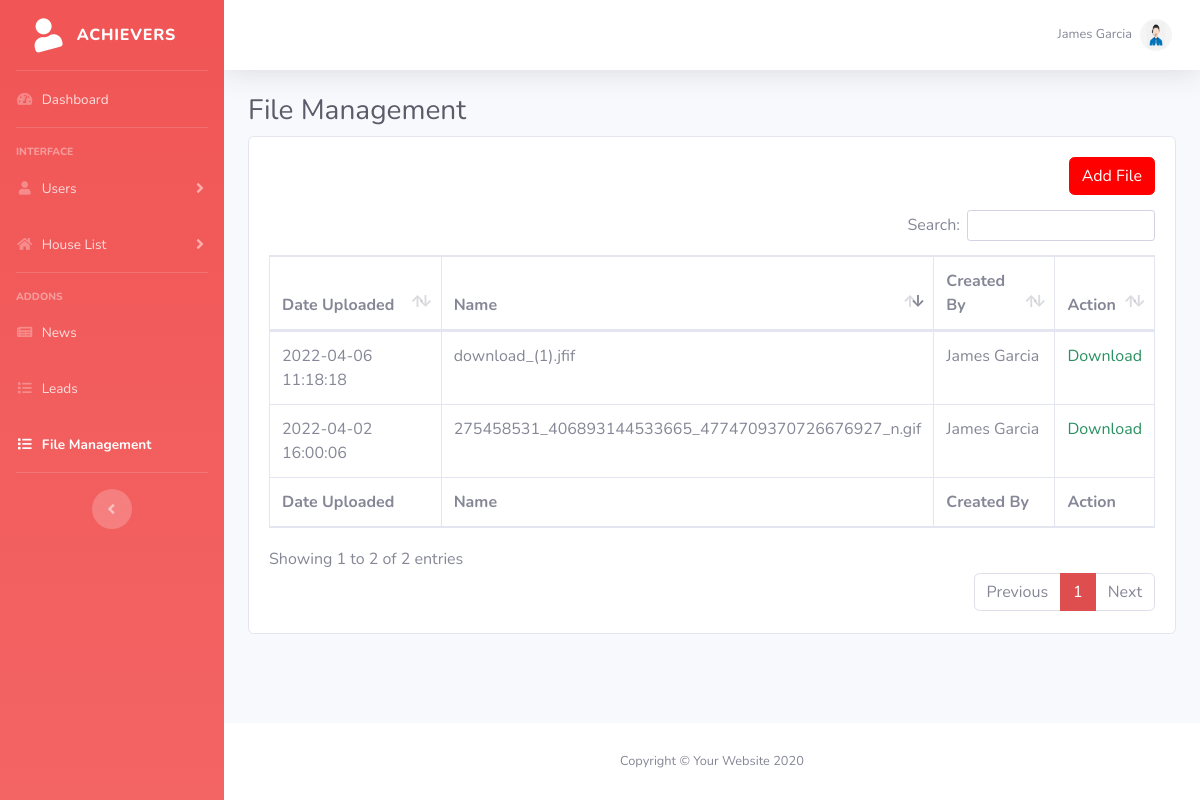
The page /index.php/admin/file_management (signed in) on the database its author committed.
### tables this page shows
CREATE TABLE `file_management` (
  `id` int(10) NOT NULL,
  `user_id` int(11) NOT NULL,
  `file_name` longtext NOT NULL,
  `orig_name` longtext NOT NULL,
  `date_added` datetime NOT NULL,
  `date_updated` datetime NOT NULL
);

### application/controllers/Admin.php (called while the page is built, shortened)
<?php
class Admin extends CI_Controller {
	public function __construct(){
		$this->load->model('file');
	}
	public function file_management(){
		$data = array(
				'title'	=> 'Admin | '.myadmintitle(),
				'page'	=> 'file_management',
		);
		$this->load->view('admin/global/header',$data);
		$this->load->view('admin/global/nav',$data);
		$this->load->view('admin/file_management',$data);
		$this->load->view('admin/global/footer',$data);
	}
}

### index.php (called while the page is built, shortened)
<?php
require_once BASEPATH.'core/CodeIgniter.php';

### application/helpers/admin_helper.php (called while the page is built, shortened)
<?php
if(!function_exists('mysession_admin')){
	function mysession_admin(){
		$CI =& get_instance();
		return $CI->session->userdata('admin');
	}
}
if(!function_exists('get_admin_data_field')){
	function get_admin_data_field($field){
		$CI =& get_instance();
		$CI->db->select('*');
		$CI->db->from('admin');
		$CI->db->where(array('admin_id'=>mysession_admin()));
		$query = $CI->db->get()->result_array();
		$query = current($query);
		return $query[$field];
	}
}

### application/helpers/global_helper.php (called while the page is built, shortened)
<?php
if(!function_exists('get_all_file_management')){
	function get_all_file_management()
	{
		$CI =& get_instance();
		$CI->db->select('file_management.*,admin.fname,admin.lname');
		$CI->db->from('file_management');
		$CI->db->join('admin', 'file_management.user_id = admin.admin_id', 'inner');
		$result = $CI->db->get()->result_array();
		return $result;
	}
}

### application/views/admin/file_management.php (the view, shortened to what this page needs)
<div class="container-fluid">
          <h1 class="h3 mb-2 text-gray-800">File Management</h1>
          <div class="card">
          	<div class="card-body">
              <div class="buttonrightdiv">
                <button type="button" class="btn btn-primary" data-toggle="modal" data-target="#add_file">Add File</button>
              </div>
          		<div class="table-responsive">
                <table class="table table-bordered" id="table_id" width="100%" cellspacing="0">
                  <thead>
                    <tr>
                      <th>Date Uploaded</th>
                      <th>Name</th>
                      <th>Created By</th>
                      <th>Action</th>
                    </tr>
                  </thead>
                  <tfoot>
                    <tr>
                      <th>Date Uploaded</th>
                      <th>Name</th>
                      <th>Created By</th>
                      <th>Action</th>
                    </tr>
                  </tfoot>
                  <tbody>
                    <?php
                    foreach(get_all_file_management() as $key => $value){
                    ?>
                    <tr>
                      <td><?php echo $value['date_added'] ?></td>
                      <td><?php echo $value['orig_name'] ?></td>
                      <td><?php echo $value['fname'].' '.$value['lname'] ?></td>
                      <td><a href="<?=base_url()?>file_management/<?=$value['file_name']?>" download>Download</a></td>
                    </tr>
                    <?php
                  }
                    ?>
                </tbody>
            </table>
          </div>
        </div>
      </div>
</div>

### application/views/admin/global/nav.php (shortened to what this page needs)
<body id="page-top">
  <div id="wrapper">
    <ul class="navbar-nav bg-gradient-primary sidebar sidebar-dark accordion" id="accordionSidebar">
      <a class="sidebar-brand d-flex align-items-center justify-content-center" href="<?=base_url()?>admin">
        <div class="sidebar-brand-icon rotate-n-15">
          <i class="fas fa-user"></i>
        </div>
        <div class="sidebar-brand-text mx-3">Achievers </div>
      </a>
      <hr class="sidebar-divider my-0">
      <li class="nav-item <?=($page =='dashboard')?'active':''?>">
        <a class="nav-link" href="<?=base_url()?>admin">
          <i class="fas fa-fw fa-tachometer-alt"></i>
          <span>Dashboard</span></a>
      </li>
      <hr class="sidebar-divider">
      <div class="sidebar-heading">
        Interface
      </div>
      <li class="nav-item <?=($page == 'users' || $page == 'agents')?'active':'';?>">
        <a class="nav-link collapsed" href="#" data-toggle="collapse" data-target="#collapseTwo" aria-expanded="true" aria-controls="collapseTwo">
          <i class="fas fa-fw fa-user"></i>
          <span>Users</span>
        </a>
      </li>
      <li class="nav-item <?=($page=='addhouse' || $page == 'houselist' || $page=='subdivision' || $page=='sellhouse')?'active':'';?>">
        <a class="nav-link collapsed" href="#" data-toggle="collapse" data-target="#collapseUtilities" aria-expanded="true" aria-controls="collapseUtilities">
          <i class="fas fa-fw fa-home"></i>
          <span>House List</span>
        </a>
      </li>
      <hr class="sidebar-divider">
      <div class="sidebar-heading">
        Addons
      </div>
      <li class="nav-item <?=($page =='news')?'active':''?>">
        <a class="nav-link" href="<?=base_url()?>admin/news">
          <i class="fas fa-fw fa-newspaper"></i>
          <span>News</span></a>
      </li>
      <li class="nav-item <?=($page =='leads')?'active':''?>">
        <a class="nav-link" href="<?=base_url()?>admin/leads">
          <i class="fas fa-fw fa-list"></i>
          <span>Leads</span></a>
      </li>
      <li class="nav-item <?=($page =='file_management')?'active':''?>">
        <a class="nav-link" href="<?=base_url()?>admin/file_management">
          <i class="fas fa-fw fa-list"></i>
          <span>File Management</span></a>
      </li>
      <hr class="sidebar-divider d-none d-md-block">
      <div class="text-center d-none d-md-inline">
        <button class="rounded-circle border-0" id="sidebarToggle"></button>
      </div>
    </ul>
    <div id="content-wrapper" class="d-flex flex-column">
      <div id="content">
        <nav class="navbar navbar-expand navbar-light bg-white topbar mb-4 static-top shadow">
          <ul class="navbar-nav ml-auto">
            <li class="nav-item dropdown no-arrow">
              <a class="nav-link dropdown-toggle" href="#" id="userDropdown" role="button" data-toggle="dropdown" aria-haspopup="true" aria-expanded="false">
                <span class="mr-2 d-none d-lg-inline text-gray-600 small"><?=get_admin_data_field('fname')?> <?=get_admin_data_field('mname')?> <?=get_admin_data_field('lname')?> </span>
                <img class="img-profile rounded-circle" src="<?=base_url()?>assets/image/agent.png">
              </a>
            </li>
          </ul>
        </nav>

### assets/files/admin.css (style rules this page uses)
.buttonrightdiv { text-align: right; width: 100%; margin-bottom: 15px; }

### rows shown on the page
file_management: date_added "2022-04-02 16:00:06", orig_name "275458531_406893144533665_4774709370726676927_n.gif", admin.fname "James", admin.lname "Garcia"
file_management: date_added "2022-04-06 11:18:18", orig_name "download_(1).jfif", admin.fname "James", admin.lname "Garcia"

### other values the page prints
get_admin_data_field('fname') "James"
get_admin_data_field('lname') "Garcia"
